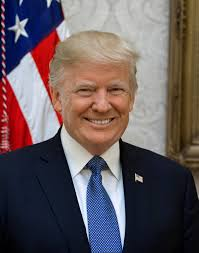
#> input picture 08112019/contest_round_2/10/trump.jpg, 199 x 253 px
$ python main.py
#> lines starting #> are read from the running program, lines starting #| are printed output that depends on the picture
import cv2
import numpy as np


img = cv2.imread('trump.jpg')
#> img is the input picture: shape (253, 199, 3); mean B, G, R 92, 89, 101.4
hls = cv2.cvtColor(img,cv2.COLOR_BGR2HLS)
#> hls: shape (253, 199, 3); mean of channels 0, 1, 2 72.8, 96.6, 88.9
cv2.imwrite('result.jpg',hls[:,:,2])
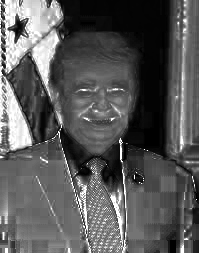
#> saved as result.jpg: shape (253, 199); min 0, max 255, mean 88.9
